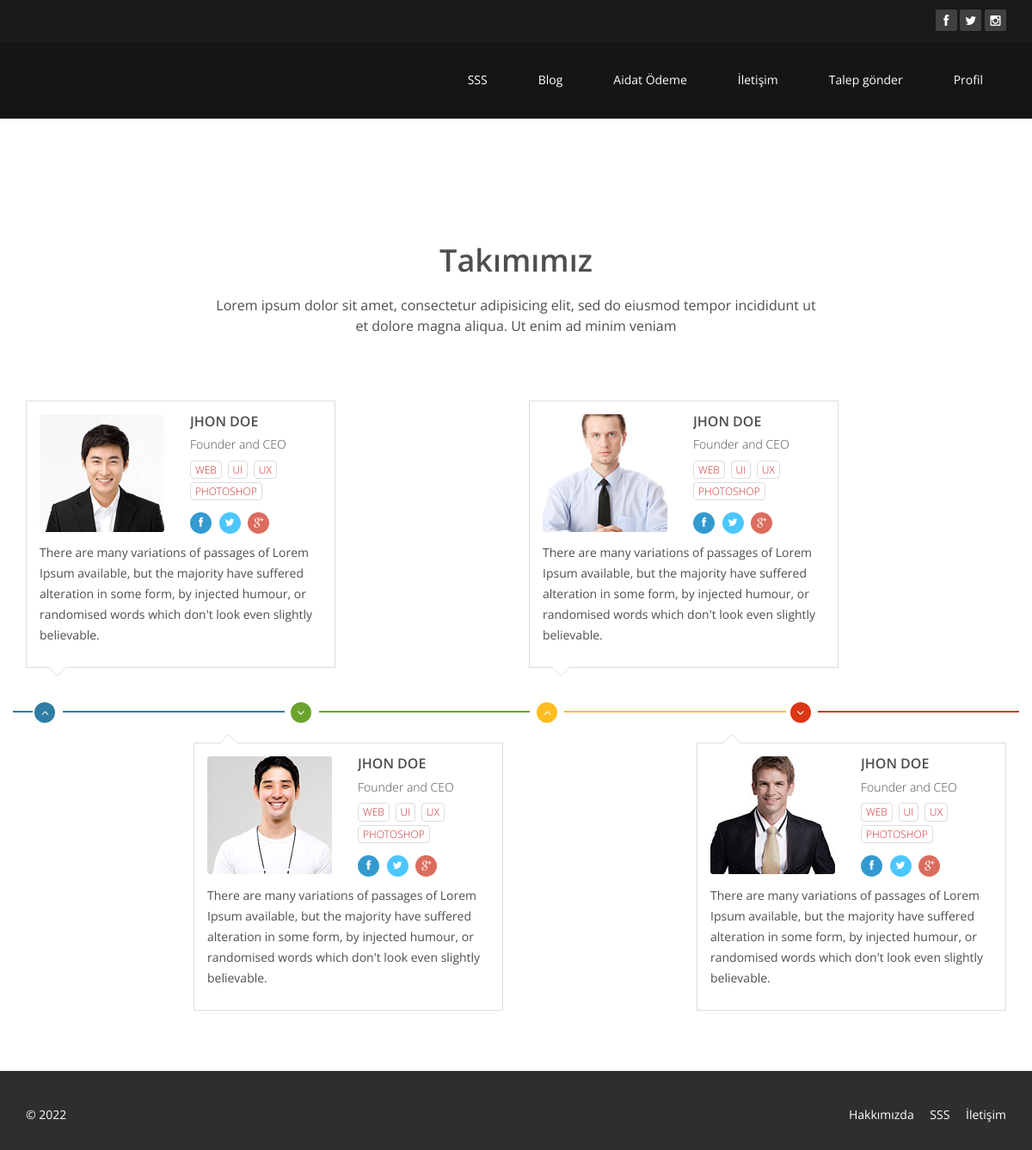
The app's page /about/ (signed in), older data.
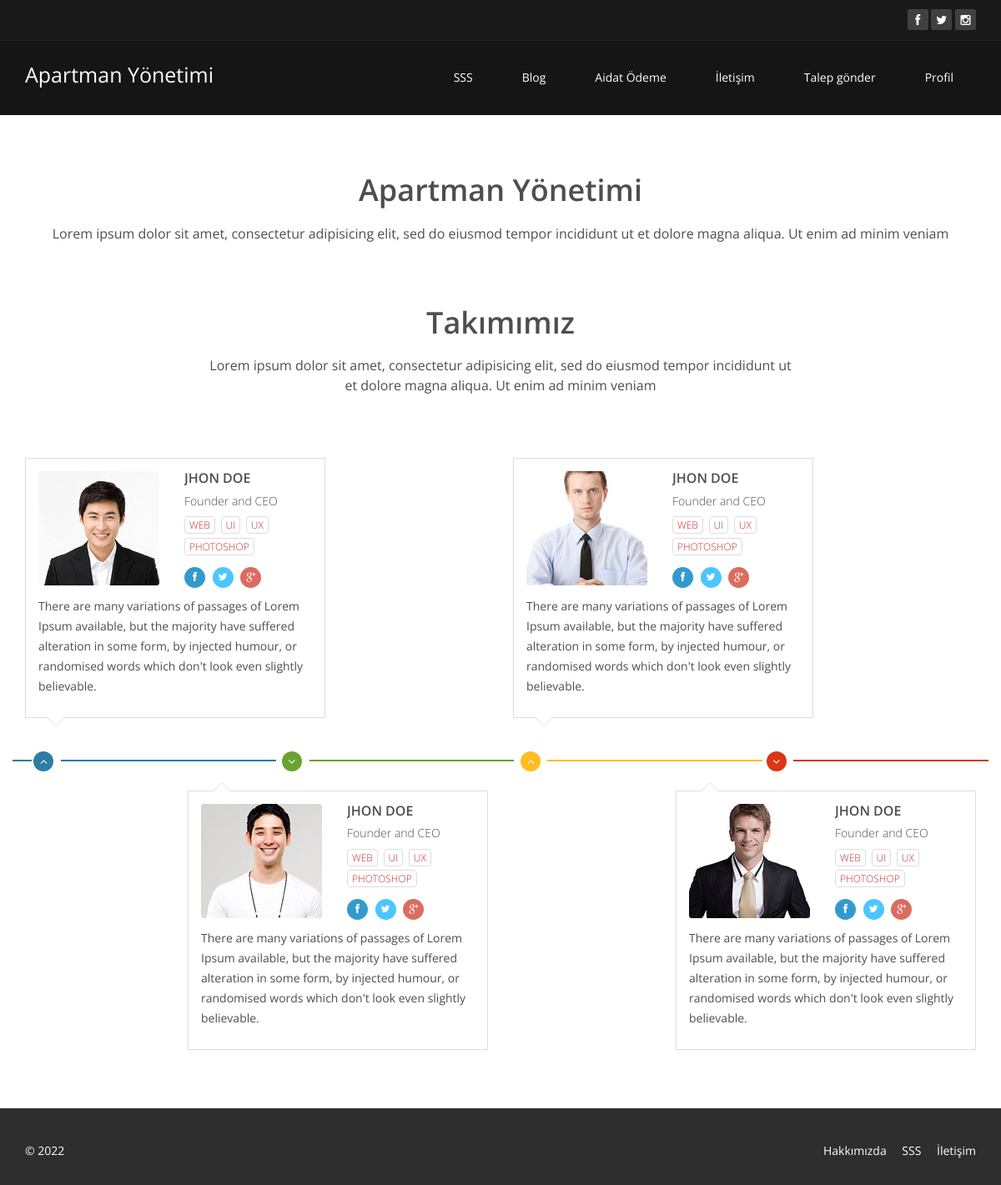
The same page, newer data.
### core/models.py (models this page shows, shortened)
class Setting(models.Model):
    id = models.UUIDField(primary_key=True,default=uuid.uuid4)
    title = models.CharField(max_length=20)
    keywords = models.CharField(max_length=100,null=True)
    description = models.TextField(null=True)
    company = models.CharField(max_length=20)
    address = models.CharField(max_length=20)
    phone = models.CharField(max_length=20)
    fax = models.CharField(max_length=20)
    email = models.CharField(max_length=20)
    facebook = models.CharField(max_length=50)
    instagram = models.CharField(max_length=50)
    twitter = models.CharField(max_length=50)
    aboutus = 'about-us'
    contact = 'contact'
    references = 'references'
    status = models.BooleanField(default=True)

### core/views.py (the view)
# urls.py: path('about/',views.about,name='about'),
@login_required(login_url='signin')
def about(request):
    setting = Setting.objects.all().first
    return render(request,'about-us.html',{'setting':setting})

### templates/about-us.html (shortened to what the changed rows need)
{% load static %}
<!DOCTYPE html>
<html lang="en">
<head>
	<link rel="stylesheet" href="https://maxcdn.bootstrapcdn.com/bootstrap/3.4.1/css/bootstrap.min.css">
	<link href="{% static 'css/bootstrap.min.css' %}" rel="stylesheet">
	<link href="{% static 'css/font-awesome.min.css' %}" rel="stylesheet">
	<link href="{% static 'css/animate.min.css' %}" rel="stylesheet">
	<link href="{% static 'css/prettyPhoto.css' %}" rel="stylesheet">
	<link href="{% static 'css/main.css' %}" rel="stylesheet">
	<link href="{% static 'css/responsive.css' %}" rel="stylesheet">
</head>
<body>
	{% include 'menu.html' %}
	{% block content %}
    <section id="about-us">
        <div class="container">
			<div class="center wow fadeInDown">
				<h2>{{setting.company}}</h2>
				<p class="lead">{{setting.description}} </p>
			</div>
			<div class="team">
				<div class="center wow fadeInDown">
					<h2>Takımımız</h2>
				</div>
			</div>
		</div>
    </section>
</body>
</html>
{% endblock %}

### templates/menu.html (shortened to what this page needs)
{% load static %}
<!DOCTYPE html>
<html lang="en">
<head>
    <link rel="stylesheet" href="https://maxcdn.bootstrapcdn.com/bootstrap/3.4.1/css/bootstrap.min.css">
    <link href="{% static 'css/bootstrap.min.css' %}" rel="stylesheet">
    <link href="{% static 'css/font-awesome.min.css' %}" rel="stylesheet">
    <link href="{% static 'css/animate.min.css' %}" rel="stylesheet">
    <link href="{% static 'css/prettyPhoto.css' %}" rel="stylesheet">
    <link href="{% static 'css/main.css' %}" rel="stylesheet">
    <link href="{% static 'css/responsive.css' %}" rel="stylesheet">
</head>
<body>
        <header id="header">
            <div class="top-bar">
                <div class="container">
                    <div class="row">
                        <div class="col-sm-6 col-xs-4">
                        </div>
                        <div class="col-sm-6 col-xs-8">
                            <div class="social">
                                <ul class="social-share">
                                    <li><a href="{{setting.facebook}}"><i class="fa fa-facebook"></i></a></li>
                                    <li><a href="{{setting.twitter}}"><i class="fa fa-twitter"></i></a></li>
                                    <li><a href="{{setting.instagram}}"><i class="fa fa-instagram"></i></a></li>
                                </ul>
                            </div>
                        </div>
                    </div>
                </div>
            </div>
            <nav class="navbar navbar-inverse" role="banner">
                <div class="container">
                    <div class="navbar-header">
                        <a class="navbar-brand" style="font-size:25px" href="/">{{setting.title}}</a>
                    </div>
                    <div class="collapse navbar-collapse navbar-right">
                        <ul class="nav navbar-nav">
                            <li><a href="{% url 'faq' %}">SSS</a></li>
                            <li><a href="{% url 'blog' %}">Blog</a></li>
                            <li><a href="{% url 'payment' %}">Aidat Ödeme</a></li>
                            <li><a href="{% url 'contact' %}">İletişim</a></li>
                            <li><a href="{% url 'request' %}">Talep gönder</a></li>
                            <li><a href="{% url 'account' %}">Profil</a></li>
                        </ul>
                    </div>
                </div>
            </nav>
        </header>
</body>

Row changes from the older to the newer data that the page shows:
added Setting: title "Apartman Yönetimi", company "Apartman Yönetimi", description "Lorem ipsum dolor sit amet, consectetur adipisicing elit, sed do eiusmod tempor incididunt ut et dolore magna aliqua. Ut enim ad minim veniam"
